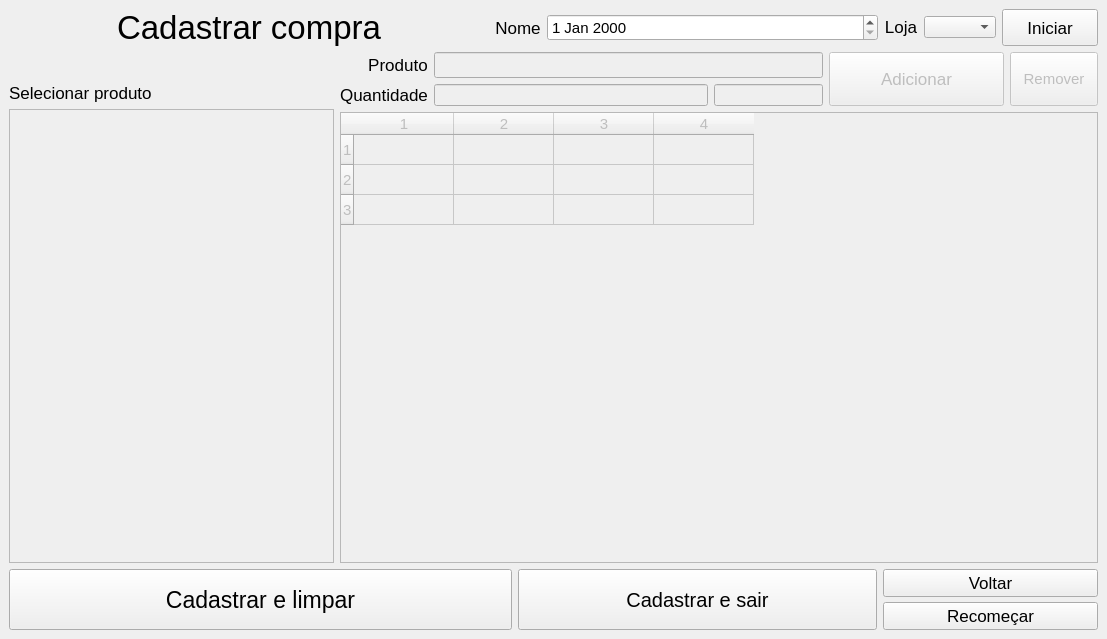
<?xml version="1.0" encoding="UTF-8"?>
<ui version="4.0">
 <class>MainWindow</class>
 <widget class="QMainWindow" name="MainWindow">
  <property name="geometry">
   <rect>
    <x>0</x>
    <y>0</y>
    <width>1107</width>
    <height>639</height>
   </rect>
  </property>
  <property name="windowTitle">
   <string>MainWindow</string>
  </property>
  <widget class="QWidget" name="centralwidget">
   <layout class="QVBoxLayout" name="verticalLayout_4">
    <item>
     <layout class="QHBoxLayout" name="horizontalLayout_2" stretch="5,4,0,1">
      <item>
       <layout class="QHBoxLayout" name="lay_hori_titulo">
        <property name="spacing">
         <number>2</number>
        </property>
        <property name="sizeConstraint">
         <enum>QLayout::SetDefaultConstraint</enum>
        </property>
        <item>
         <widget class="QLabel" name="lbl_titulo">
          <property name="font">
           <font>
            <pointsize>25</pointsize>
           </font>
          </property>
          <property name="text">
           <string>Cadastrar compra</string>
          </property>
          <property name="alignment">
           <set>Qt::AlignCenter</set>
          </property>
         </widget>
        </item>
       </layout>
      </item>
      <item>
       <layout class="QFormLayout" name="formLayout">
        <property name="labelAlignment">
         <set>Qt::AlignRight|Qt::AlignTrailing|Qt::AlignVCenter</set>
        </property>
        <item row="0" column="0">
         <widget class="QLabel" name="lbl_nome">
          <property name="sizePolicy">
           <sizepolicy hsizetype="Minimum" vsizetype="Minimum">
            <horstretch>0</horstretch>
            <verstretch>2</verstretch>
           </sizepolicy>
          </property>
          <property name="font">
           <font>
            <pointsize>13</pointsize>
           </font>
          </property>
          <property name="text">
           <string>Nome</string>
          </property>
          <property name="alignment">
           <set>Qt::AlignCenter</set>
          </property>
         </widget>
        </item>
        <item row="0" column="1">
         <widget class="QDateEdit" name="date_data">
          <property name="font">
           <font>
            <pointsize>11</pointsize>
           </font>
          </property>
         </widget>
        </item>
       </layout>
      </item>
      <item>
       <layout class="QFormLayout" name="formLayout_2">
        <property name="labelAlignment">
         <set>Qt::AlignRight|Qt::AlignTrailing|Qt::AlignVCenter</set>
        </property>
        <item row="0" column="0">
         <widget class="QLabel" name="lbl_loja">
          <property name="sizePolicy">
           <sizepolicy hsizetype="Minimum" vsizetype="Minimum">
            <horstretch>0</horstretch>
            <verstretch>2</verstretch>
           </sizepolicy>
          </property>
          <property name="font">
           <font>
            <pointsize>13</pointsize>
           </font>
          </property>
          <property name="text">
           <string>Loja</string>
          </property>
          <property name="alignment">
           <set>Qt::AlignCenter</set>
          </property>
         </widget>
        </item>
        <item row="0" column="1">
         <widget class="QComboBox" name="combo_loja"/>
        </item>
       </layout>
      </item>
      <item>
       <widget class="QPushButton" name="btn_iniciar">
        <property name="sizePolicy">
         <sizepolicy hsizetype="Minimum" vsizetype="Minimum">
          <horstretch>0</horstretch>
          <verstretch>0</verstretch>
         </sizepolicy>
        </property>
        <property name="font">
         <font>
          <pointsize>13</pointsize>
         </font>
        </property>
        <property name="text">
         <string>Iniciar</string>
        </property>
       </widget>
      </item>
     </layout>
    </item>
    <item>
     <layout class="QHBoxLayout" name="horizontalLayout_4" stretch="3,7">
      <item>
       <layout class="QVBoxLayout" name="verticalLayout" stretch="1,9">
        <item>
         <widget class="QLabel" name="lbl_produtos">
          <property name="sizePolicy">
           <sizepolicy hsizetype="Minimum" vsizetype="Minimum">
            <horstretch>0</horstretch>
            <verstretch>2</verstretch>
           </sizepolicy>
          </property>
          <property name="font">
           <font>
            <pointsize>13</pointsize>
           </font>
          </property>
          <property name="text">
           <string>Selecionar produto</string>
          </property>
          <property name="alignment">
           <set>Qt::AlignBottom|Qt::AlignLeading|Qt::AlignLeft</set>
          </property>
         </widget>
        </item>
        <item>
         <widget class="QListWidget" name="list_produtos">
          <property name="enabled">
           <bool>false</bool>
          </property>
          <property name="font">
           <font>
            <pointsize>11</pointsize>
           </font>
          </property>
         </widget>
        </item>
       </layout>
      </item>
      <item>
       <layout class="QVBoxLayout" name="verticalLayout_3">
        <item>
         <layout class="QHBoxLayout" name="horizontalLayout_3" stretch="11,4,2">
          <item>
           <layout class="QFormLayout" name="formLayout_3">
            <property name="labelAlignment">
             <set>Qt::AlignRight|Qt::AlignTrailing|Qt::AlignVCenter</set>
            </property>
            <item row="0" column="0">
             <widget class="QLabel" name="lbl_produto">
              <property name="sizePolicy">
               <sizepolicy hsizetype="Minimum" vsizetype="Minimum">
                <horstretch>0</horstretch>
                <verstretch>2</verstretch>
               </sizepolicy>
              </property>
              <property name="font">
               <font>
                <pointsize>13</pointsize>
               </font>
              </property>
              <property name="text">
               <string>Produto</string>
              </property>
              <property name="alignment">
               <set>Qt::AlignCenter</set>
              </property>
              <property name="buddy">
               <cstring>txt_produto</cstring>
              </property>
             </widget>
            </item>
            <item row="0" column="1">
             <widget class="QLineEdit" name="txt_produto">
              <property name="enabled">
               <bool>false</bool>
              </property>
              <property name="sizePolicy">
               <sizepolicy hsizetype="Expanding" vsizetype="Maximum">
                <horstretch>0</horstretch>
                <verstretch>2</verstretch>
               </sizepolicy>
              </property>
              <property name="font">
               <font>
                <pointsize>11</pointsize>
               </font>
              </property>
             </widget>
            </item>
            <item row="1" column="0">
             <widget class="QLabel" name="lbl_quantidade">
              <property name="sizePolicy">
               <sizepolicy hsizetype="Minimum" vsizetype="Minimum">
                <horstretch>0</horstretch>
                <verstretch>2</verstretch>
               </sizepolicy>
              </property>
              <property name="font">
               <font>
                <pointsize>13</pointsize>
               </font>
              </property>
              <property name="text">
               <string>Quantidade</string>
              </property>
              <property name="alignment">
               <set>Qt::AlignCenter</set>
              </property>
             </widget>
            </item>
            <item row="1" column="1">
             <layout class="QHBoxLayout" name="horizontalLayout_5" stretch="5,2">
              <item>
               <widget class="QLineEdit" name="txt_quantidade">
                <property name="enabled">
                 <bool>false</bool>
                </property>
               </widget>
              </item>
              <item>
               <widget class="QLineEdit" name="txt_unidade">
                <property name="enabled">
                 <bool>false</bool>
                </property>
               </widget>
              </item>
             </layout>
            </item>
           </layout>
          </item>
          <item>
           <widget class="QPushButton" name="btn_adicionar">
            <property name="enabled">
             <bool>false</bool>
            </property>
            <property name="sizePolicy">
             <sizepolicy hsizetype="Minimum" vsizetype="Minimum">
              <horstretch>0</horstretch>
              <verstretch>0</verstretch>
             </sizepolicy>
            </property>
            <property name="font">
             <font>
              <pointsize>13</pointsize>
             </font>
            </property>
            <property name="text">
             <string>Adicionar</string>
            </property>
           </widget>
          </item>
          <item>
           <widget class="QPushButton" name="btn_remover">
            <property name="enabled">
             <bool>false</bool>
            </property>
            <property name="sizePolicy">
             <sizepolicy hsizetype="Minimum" vsizetype="Minimum">
              <horstretch>0</horstretch>
              <verstretch>0</verstretch>
             </sizepolicy>
            </property>
            <property name="font">
             <font>
              <pointsize>11</pointsize>
             </font>
            </property>
            <property name="text">
             <string>Remover</string>
            </property>
           </widget>
          </item>
         </layout>
        </item>
        <item>
         <widget class="QTableWidget" name="tb_produtos">
          <property name="enabled">
           <bool>false</bool>
          </property>
          <property name="font">
           <font>
            <pointsize>11</pointsize>
           </font>
          </property>
          <property name="rowCount">
           <number>3</number>
          </property>
          <property name="columnCount">
           <number>4</number>
          </property>
          <row/>
          <row/>
          <row/>
          <column/>
          <column/>
          <column/>
          <column/>
         </widget>
        </item>
       </layout>
      </item>
     </layout>
    </item>
    <item>
     <layout class="QHBoxLayout" name="horizontalLayout" stretch="7,5,3">
      <item>
       <widget class="QPushButton" name="btn_cad_limpar">
        <property name="sizePolicy">
         <sizepolicy hsizetype="Minimum" vsizetype="Minimum">
          <horstretch>0</horstretch>
          <verstretch>0</verstretch>
         </sizepolicy>
        </property>
        <property name="font">
         <font>
          <pointsize>17</pointsize>
         </font>
        </property>
        <property name="text">
         <string>Cadastrar e limpar</string>
        </property>
       </widget>
      </item>
      <item>
       <widget class="QPushButton" name="btn_cad_sair">
        <property name="sizePolicy">
         <sizepolicy hsizetype="Minimum" vsizetype="Minimum">
          <horstretch>0</horstretch>
          <verstretch>0</verstretch>
         </sizepolicy>
        </property>
        <property name="font">
         <font>
          <pointsize>15</pointsize>
         </font>
        </property>
        <property name="text">
         <string>Cadastrar e sair</string>
        </property>
       </widget>
      </item>
      <item>
       <layout class="QHBoxLayout" name="lay_hori_botoes_secundarios" stretch="2">
        <property name="spacing">
         <number>5</number>
        </property>
        <property name="sizeConstraint">
         <enum>QLayout::SetDefaultConstraint</enum>
        </property>
        <item>
         <layout class="QVBoxLayout" name="lay_vert_botoes_cancelar">
          <item>
           <widget class="QPushButton" name="btn_voltar">
            <property name="sizePolicy">
             <sizepolicy hsizetype="Minimum" vsizetype="Minimum">
              <horstretch>0</horstretch>
              <verstretch>0</verstretch>
             </sizepolicy>
            </property>
            <property name="font">
             <font>
              <pointsize>13</pointsize>
             </font>
            </property>
            <property name="text">
             <string>Voltar</string>
            </property>
           </widget>
          </item>
          <item>
           <widget class="QPushButton" name="btn_recomecar">
            <property name="sizePolicy">
             <sizepolicy hsizetype="Minimum" vsizetype="Minimum">
              <horstretch>0</horstretch>
              <verstretch>0</verstretch>
             </sizepolicy>
            </property>
            <property name="font">
             <font>
              <pointsize>13</pointsize>
             </font>
            </property>
            <property name="text">
             <string>Recomeçar</string>
            </property>
           </widget>
          </item>
         </layout>
        </item>
       </layout>
      </item>
     </layout>
    </item>
   </layout>
  </widget>
 </widget>
 <tabstops>
  <tabstop>date_data</tabstop>
  <tabstop>combo_loja</tabstop>
  <tabstop>btn_iniciar</tabstop>
  <tabstop>list_produtos</tabstop>
  <tabstop>txt_produto</tabstop>
  <tabstop>txt_quantidade</tabstop>
  <tabstop>txt_unidade</tabstop>
  <tabstop>btn_adicionar</tabstop>
  <tabstop>btn_remover</tabstop>
  <tabstop>tb_produtos</tabstop>
  <tabstop>btn_cad_limpar</tabstop>
  <tabstop>btn_cad_sair</tabstop>
  <tabstop>btn_voltar</tabstop>
  <tabstop>btn_recomecar</tabstop>
 </tabstops>
 <resources/>
 <connections/>
</ui>
